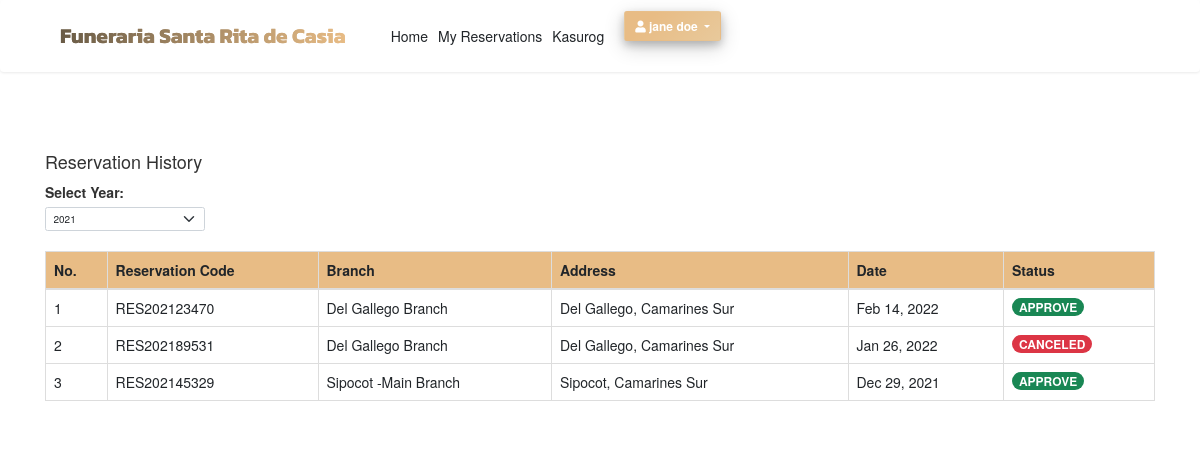
The app's page /reservation.php (signed in), older data.
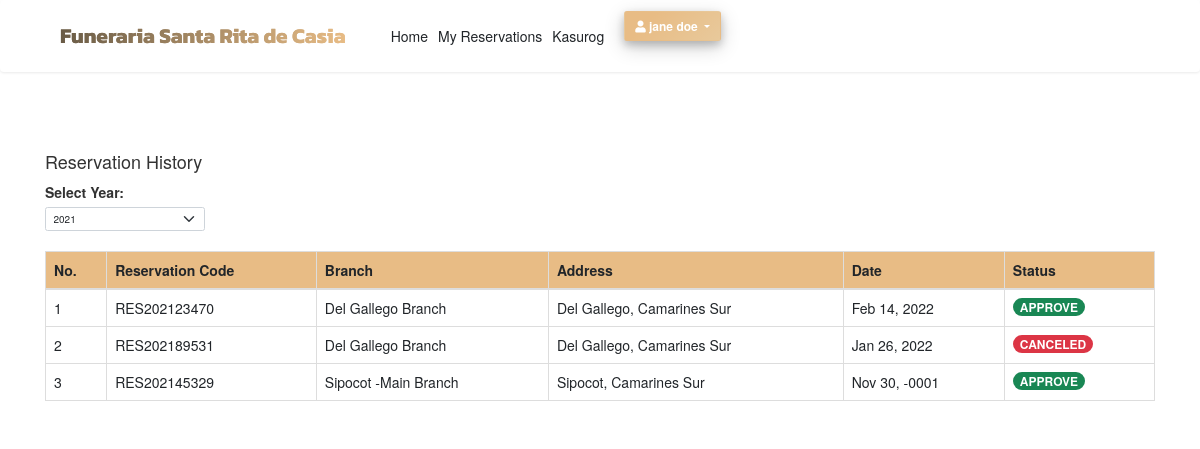
The same page, newer data.
### tables this page shows
CREATE TABLE `reservation` (
  `reservation_id` int(11) NOT NULL,
  `reservation_code` text NOT NULL,
  `reservation_date` date NOT NULL,
  `relation_to_deceased` varchar(255) NOT NULL,
  `reservation_status` text NOT NULL,
  `branch_id` int(11) NOT NULL,
  `client_id` int(11) NOT NULL,
  `casket_id` int(11) NOT NULL,
  `chapel_id` int(11) NOT NULL
);

CREATE TABLE `branches` (
  `branch_id` int(11) NOT NULL,
  `branch_name` text NOT NULL,
  `branch_address` text NOT NULL
);

### reservation.php (the view, shortened to what this page needs)
<?php include 'includes/session.php'?>
<?php include 'includes/header.php'?>
<?php
    $year = date('Y');
?>
    <body id="page-top">
        <section class="testimonials mt-3">
            <div class="container">
                <h4>Reservation History</h4>
                <div class="row">
                    <div class="col-md-2">
                        <label>Select Year: </label>
                        <select class="form-select" style="min-width: 50%;" id="select_year">
                        <?php
                            for($i=2015; $i<=2065; $i++){
                            $selected = ($i==$year)?'selected':'';
                            echo "
                                <option value='".$i."' ".$selected.">".$i."</option>
                            ";
                            }
                        ?>
                        </select>
                    </div>
                </div>
                <br>
                <div class="row">
                    <div class="col-md-12 col-xs-12">
                        <table class="table table-bordered">
                            <thead style="background-color: #e8bc85">
                                <th>No.</th>
                                <th>Reservation Code</th>
                                <th>Branch</th>
                                <th>Address</th>
                                <th>Date</th>
                                <th>Status</th>
                            </thead>
                            <tbody>
                                <?php
                                    $reservation = "SELECT * FROM reservation
                                                    LEFT JOIN branches ON reservation.branch_id = branches.branch_id
                                                    WHERE reservation.client_id = '".$_SESSION['client']."' ORDER BY reservation.reservation_date DESC";
                                    $query = $conn->query($reservation);
                                    $no = 1;
                                    while($row = $query->fetch_assoc()) {
                                        if($row['reservation_status'] === 'APPROVED'){
                                            $status =  '<span class="badge rounded-pill bg-success pull-left">APPROVE</span>';
                                        } elseif($row['reservation_status'] === 'PENDING'){
                                            $status = '<span class="badge rounded-pill bg-warning pull-left">PENDING</span>';
                                        }else{
                                            $status = '<span class="badge rounded-pill bg-danger pull-left">CANCELED</span>';
                                        }
                                    ?>
                                    <tr>
                                        <td><?php echo $no; ?></td>
                                        <td><?php echo $row['reservation_code']; ?></td>
                                        <td><?php echo $row['branch_name'] ?></td>
                                        <td><?php echo $row['branch_address'] ?></td>
                                        <td><?php echo date('M d, Y', strtotime($row['reservation_date'])) ?></td>
                                        <td><?php echo $status;?>
                                    </tr>
                                <?php $no++; } ?>
                            </tbody>
                        </table>
                    </div>
                </div>
            </div>
        </section>
    </body>
</html>

Row changes from the older to the newer data that the page shows:
changed reservation "RES202145329": reservation_date "Dec 29, 2021" → "Nov 30, -0001"
